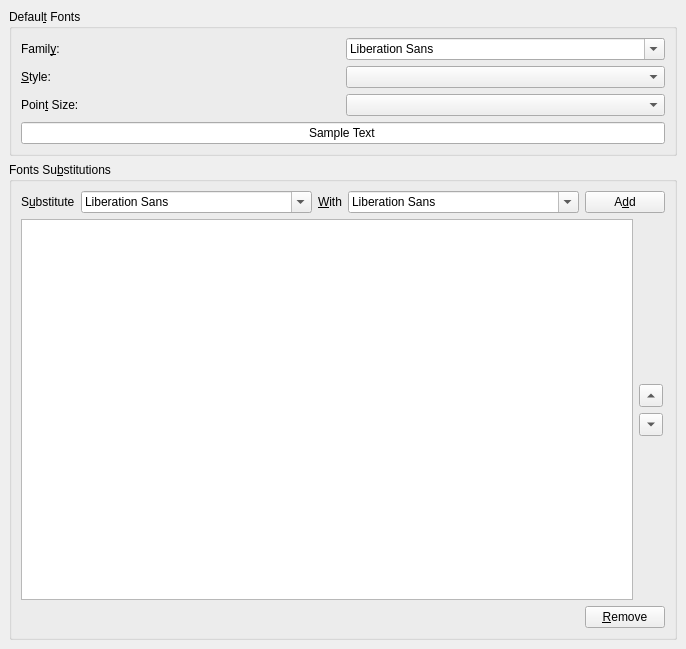
<ui version="4.0" >
 <comment>*********************************************************************
**
** Copyright (C) 1992-$THISYEAR$ Trolltech AS. All rights reserved.
**
** This file is part of the $MODULE$ of the Qt Toolkit.
**
** $LICENSE$
**
** This file is provided AS IS with NO WARRANTY OF ANY KIND, INCLUDING THE
** WARRANTY OF DESIGN, MERCHANTABILITY AND FITNESS FOR A PARTICULAR PURPOSE.
**
*********************************************************************</comment>
 <author></author>
 <comment></comment>
 <exportmacro></exportmacro>
 <class>FontsPage</class>
 <widget class="QWidget" name="FontsPage" >
  <property name="geometry" >
   <rect>
    <x>0</x>
    <y>0</y>
    <width>400</width>
    <height>649</height>
   </rect>
  </property>
  <layout class="QVBoxLayout" >
   <property name="margin" >
    <number>9</number>
   </property>
   <property name="spacing" >
    <number>6</number>
   </property>
   <item>
    <widget class="QGroupBox" name="gbDefaultFonts" >
     <property name="sizePolicy" >
      <sizepolicy>
       <hsizetype>5</hsizetype>
       <vsizetype>5</vsizetype>
       <horstretch>0</horstretch>
       <verstretch>0</verstretch>
      </sizepolicy>
     </property>
     <property name="title" >
      <string>Defaul&amp;t Fonts</string>
     </property>
     <layout class="QVBoxLayout" >
      <property name="margin" >
       <number>9</number>
      </property>
      <property name="spacing" >
       <number>6</number>
      </property>
      <item>
       <layout class="QHBoxLayout" >
        <property name="margin" >
         <number>0</number>
        </property>
        <property name="spacing" >
         <number>6</number>
        </property>
        <item>
         <layout class="QVBoxLayout" >
          <property name="margin" >
           <number>0</number>
          </property>
          <property name="spacing" >
           <number>6</number>
          </property>
          <item>
           <widget class="QLabel" name="label" >
            <property name="text" >
             <string>Famil&amp;y:</string>
            </property>
            <property name="buddy" >
             <cstring>cmbSubstituteSource</cstring>
            </property>
           </widget>
          </item>
          <item>
           <widget class="QLabel" name="label_2" >
            <property name="text" >
             <string>&amp;Style:</string>
            </property>
            <property name="buddy" >
             <cstring>cmbFontStyle</cstring>
            </property>
           </widget>
          </item>
          <item>
           <widget class="QLabel" name="label_3" >
            <property name="text" >
             <string>Poin&amp;t Size:</string>
            </property>
            <property name="buddy" >
             <cstring>cmbPointSize</cstring>
            </property>
           </widget>
          </item>
         </layout>
        </item>
        <item>
         <layout class="QVBoxLayout" >
          <property name="margin" >
           <number>0</number>
          </property>
          <property name="spacing" >
           <number>6</number>
          </property>
          <item>
           <widget class="QFontComboBox" name="cmbFamily" />
          </item>
          <item>
           <widget class="QComboBox" name="cmbFontStyle" />
          </item>
          <item>
           <widget class="QComboBox" name="cmbPointSize" />
          </item>
         </layout>
        </item>
       </layout>
      </item>
      <item>
       <widget class="QLineEdit" name="leSampleText" >
        <property name="text" >
         <string>Sample Text</string>
        </property>
        <property name="alignment" >
         <set>Qt::AlignHCenter</set>
        </property>
       </widget>
      </item>
     </layout>
    </widget>
   </item>
   <item>
    <widget class="QGroupBox" name="groupBox" >
     <property name="title" >
      <string>Fonts Su&amp;bstitutions</string>
     </property>
     <layout class="QVBoxLayout" >
      <property name="margin" >
       <number>9</number>
      </property>
      <property name="spacing" >
       <number>6</number>
      </property>
      <item>
       <layout class="QHBoxLayout" >
        <property name="margin" >
         <number>0</number>
        </property>
        <property name="spacing" >
         <number>6</number>
        </property>
        <item>
         <widget class="QLabel" name="label_5" >
          <property name="text" >
           <string>S&amp;ubstitute</string>
          </property>
          <property name="buddy" >
           <cstring>cmbSubstituteSource</cstring>
          </property>
         </widget>
        </item>
        <item>
         <widget class="QFontComboBox" name="cmbSubstituteSource" >
          <property name="editable" >
           <bool>true</bool>
          </property>
         </widget>
        </item>
        <item>
         <widget class="QLabel" name="label_6" >
          <property name="text" >
           <string>&amp;With</string>
          </property>
          <property name="buddy" >
           <cstring>cmbSubstituteTarget</cstring>
          </property>
         </widget>
        </item>
        <item>
         <widget class="QFontComboBox" name="cmbSubstituteTarget" />
        </item>
        <item>
         <widget class="QPushButton" name="pbAdd" >
          <property name="text" >
           <string>A&amp;dd</string>
          </property>
         </widget>
        </item>
       </layout>
      </item>
      <item>
       <layout class="QHBoxLayout" >
        <property name="margin" >
         <number>0</number>
        </property>
        <property name="spacing" >
         <number>6</number>
        </property>
        <item>
         <widget class="ListWidget" name="lwSubstitutions" />
        </item>
        <item>
         <layout class="QVBoxLayout" >
          <property name="margin" >
           <number>0</number>
          </property>
          <property name="spacing" >
           <number>6</number>
          </property>
          <item>
           <spacer>
            <property name="orientation" >
             <enum>Qt::Vertical</enum>
            </property>
            <property name="sizeHint" >
             <size>
              <width>26</width>
              <height>119</height>
             </size>
            </property>
           </spacer>
          </item>
          <item>
           <widget class="QToolButton" name="tbUp" >
            <property name="text" >
             <string>...</string>
            </property>
            <property name="arrowType" >
             <enum>Qt::UpArrow</enum>
            </property>
           </widget>
          </item>
          <item>
           <widget class="QToolButton" name="tbDown" >
            <property name="text" >
             <string>...</string>
            </property>
            <property name="arrowType" >
             <enum>Qt::DownArrow</enum>
            </property>
           </widget>
          </item>
          <item>
           <spacer>
            <property name="orientation" >
             <enum>Qt::Vertical</enum>
            </property>
            <property name="sizeHint" >
             <size>
              <width>26</width>
              <height>76</height>
             </size>
            </property>
           </spacer>
          </item>
         </layout>
        </item>
       </layout>
      </item>
      <item>
       <layout class="QHBoxLayout" >
        <property name="margin" >
         <number>0</number>
        </property>
        <property name="spacing" >
         <number>6</number>
        </property>
        <item>
         <spacer>
          <property name="orientation" >
           <enum>Qt::Horizontal</enum>
          </property>
          <property name="sizeHint" >
           <size>
            <width>31</width>
            <height>16</height>
           </size>
          </property>
         </spacer>
        </item>
        <item>
         <widget class="QPushButton" name="pbRemove" >
          <property name="text" >
           <string>&amp;Remove</string>
          </property>
         </widget>
        </item>
       </layout>
      </item>
     </layout>
    </widget>
   </item>
  </layout>
 </widget>
 <pixmapfunction></pixmapfunction>
 <customwidgets>
  <customwidget>
   <class>ListWidget</class>
   <extends>QListWidget</extends>
   <header>listwidget.h</header>
   <container>0</container>
   <pixmap></pixmap>
  </customwidget>
 </customwidgets>
 <tabstops>
  <tabstop>cmbFamily</tabstop>
  <tabstop>cmbFontStyle</tabstop>
  <tabstop>cmbPointSize</tabstop>
  <tabstop>leSampleText</tabstop>
  <tabstop>lwSubstitutions</tabstop>
  <tabstop>tbUp</tabstop>
  <tabstop>tbDown</tabstop>
  <tabstop>pbRemove</tabstop>
  <tabstop>cmbSubstituteSource</tabstop>
  <tabstop>cmbSubstituteTarget</tabstop>
  <tabstop>pbAdd</tabstop>
 </tabstops>
 <resources/>
 <connections/>
</ui>
